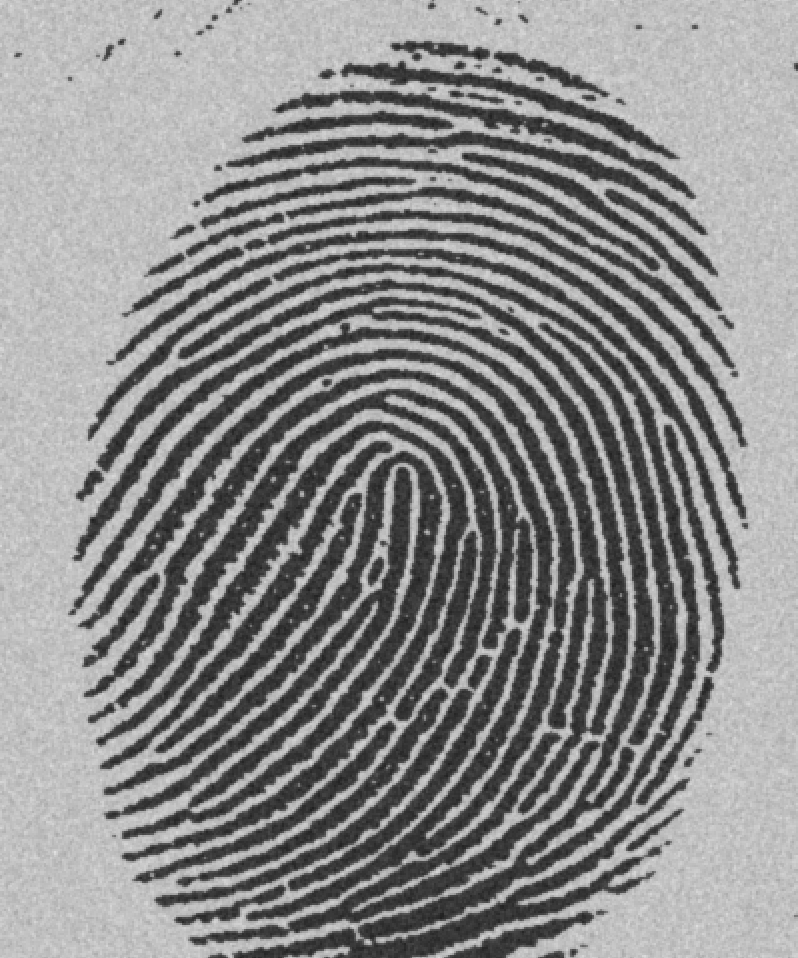
%> input picture Lab4-Morphology-main/Lab4-Morphology-main/assets/fingerprint.tif, 798 x 958 px
$ octave task4.m   (GNU Octave 9; MATLAB toolbox functions it lacks are replaced by stand-ins)
%> lines starting %> are read from the running program, lines starting %| are printed output that depends on the picture; in (x1, y1, x2, y2) boxes, pixels count from 0 and x2, y2 are one past the last pixel; in counts of white or black regions, pixels touching at a corner belong together; the program's own positions count from 1
clear all
close all
f = imread('assets/fingerprint.tif');
%> f is the input picture: size 958x798 uint8; min 29, max 224, mean 140

level = graythresh(f);
%> level = 0.49
BW = imbinarize(f, level);
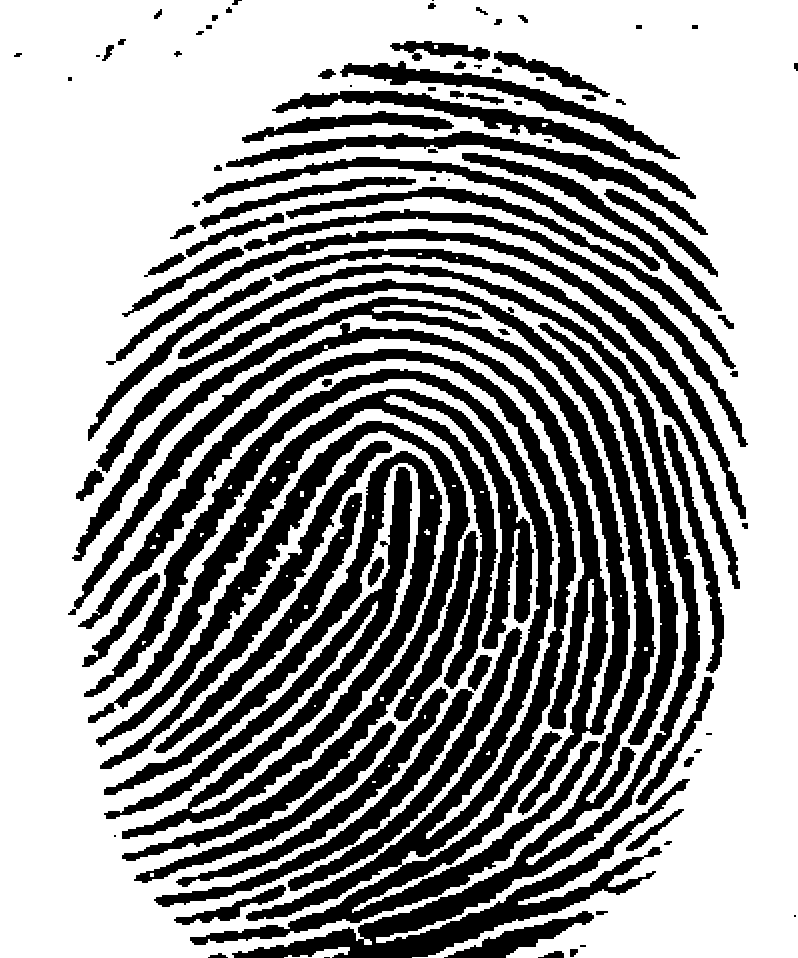
%> BW: size 958x798 logical; 61.9% white; 97 black regions (10 under 20 px), largest, box (x1, y1, x2, y2) and area: (78, 349, 600, 945) 43740, (96, 263, 700, 958) 40222, (68, 297, 630, 815) 29700

for n = 1:5
    % Apply thinning operation with n iterations
    g = bwmorph(BW, 'thin', n);

    % Create a subplot for each thinned image
    subplot(1, 5, n); % Arranges plots in 1 row, 5 columns
    imshow(g); % Display the thinned image
    title(['n = ', num2str(n)]); % Title each subplot with the iteration number
end
%> this loop made 5 passes
%> pass 1, `g = bwmorph(BW, 'thin', n);`:
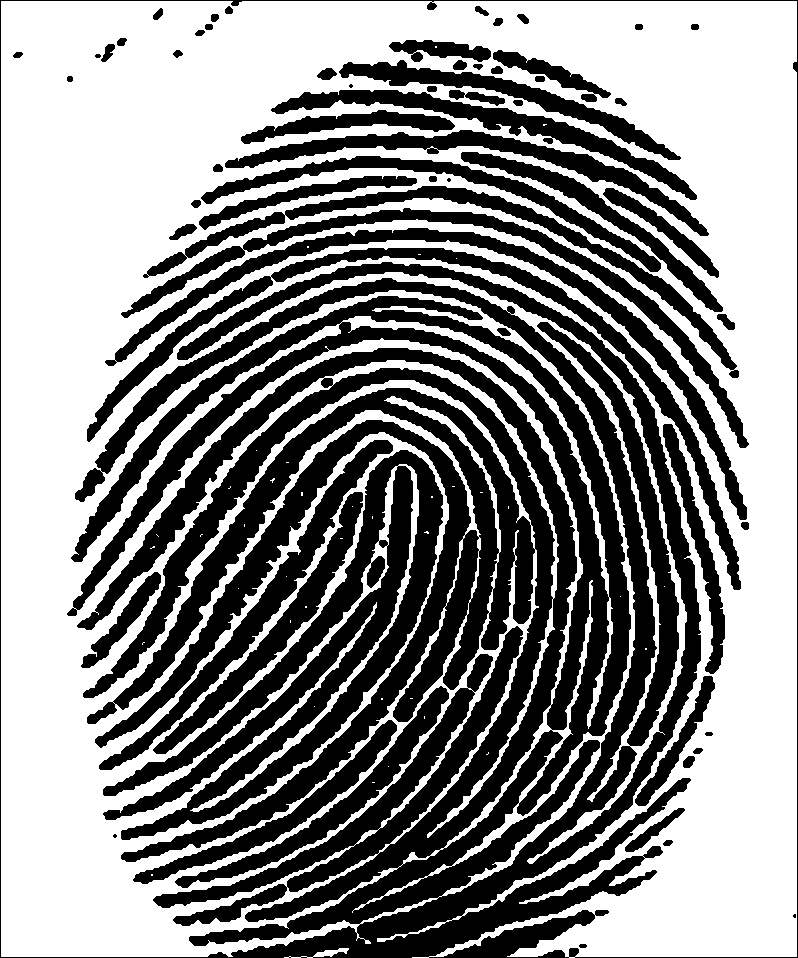
%> g: size 958x798 logical; 54.6% white; 65 black regions (4 under 20 px), largest, box (x1, y1, x2, y2) and area: (0, 0, 798, 958) 205621, (103, 450, 443, 840) 31297, (87, 248, 741, 590) 11107
%> pass 2, `g = bwmorph(BW, 'thin', n);`:
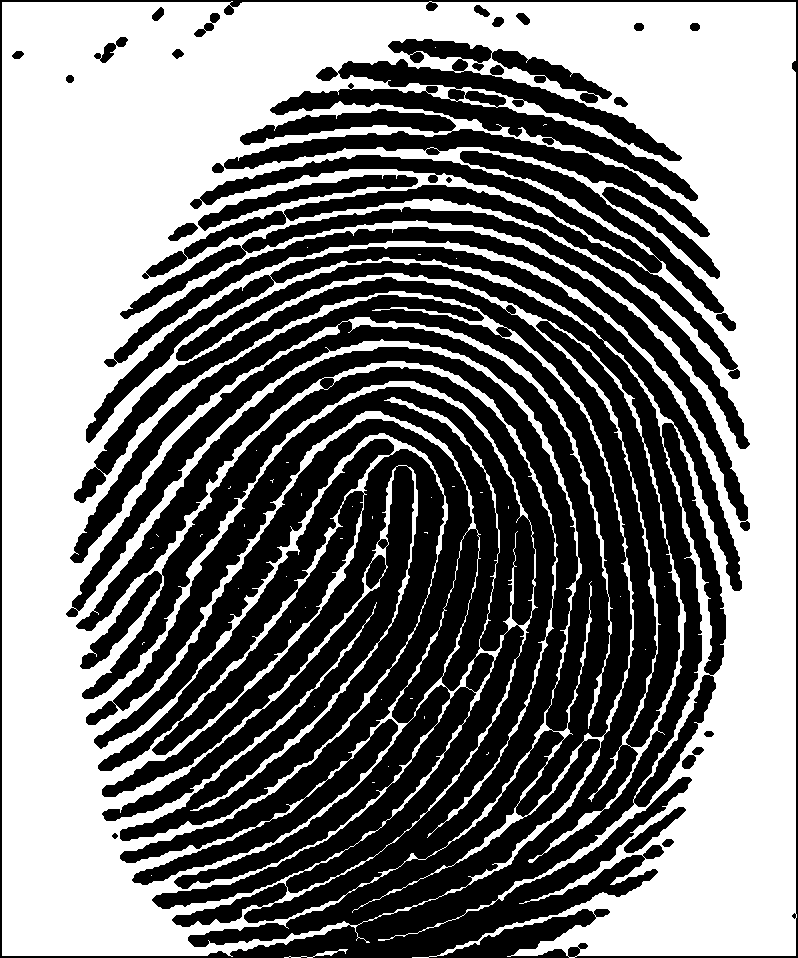
%> g: size 958x798 logical; 48.6% white; 40 white regions (38 under 20 px), largest, box (x1, y1, x2, y2) and area: (2, 1, 797, 958) 371250, (284, 949, 348, 958) 124
%> pass 3, `g = bwmorph(BW, 'thin', n);`:
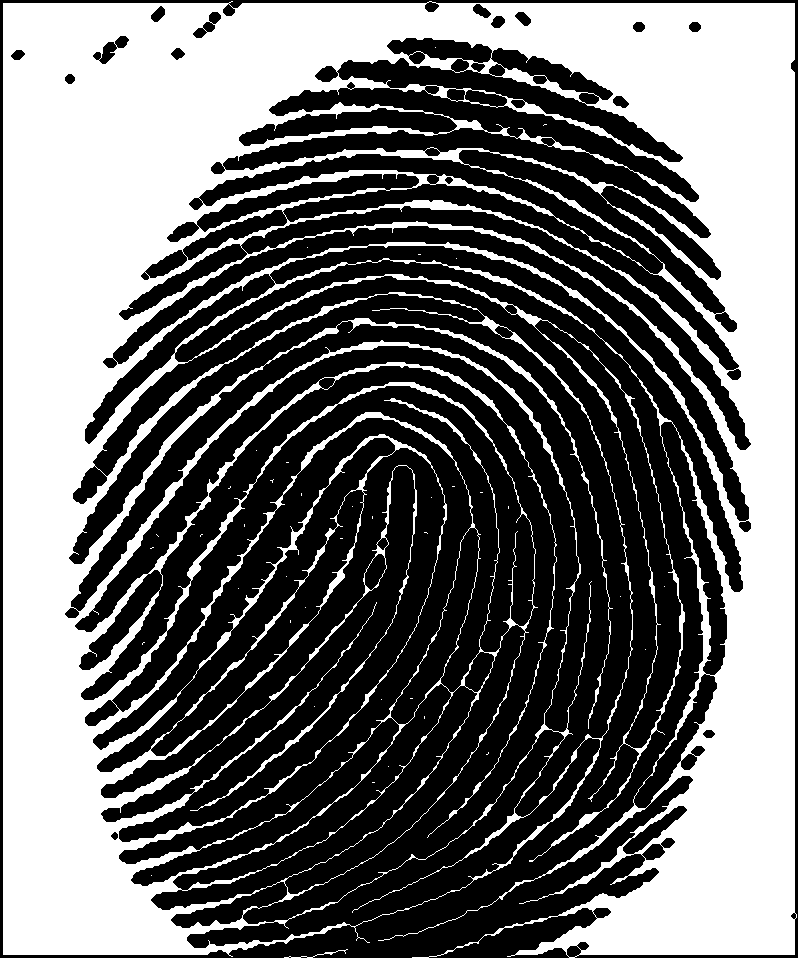
%> g: size 958x798 logical; 43.2% white; 40 white regions (38 under 20 px), largest, box (x1, y1, x2, y2) and area: (3, 1, 797, 958) 329936, (284, 949, 348, 958) 77

sgtitle('Thinning Operations with Different Iterations'); % Super title for the whole figure
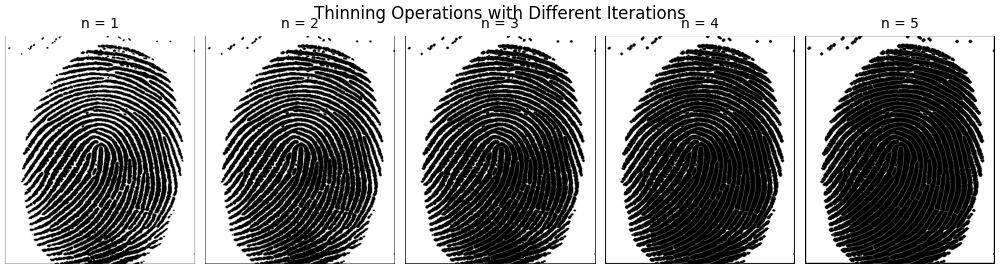
%> figure redrawn from the program's plot data, 5 panels

infinite = bwmorph(BW,'thin', inf);
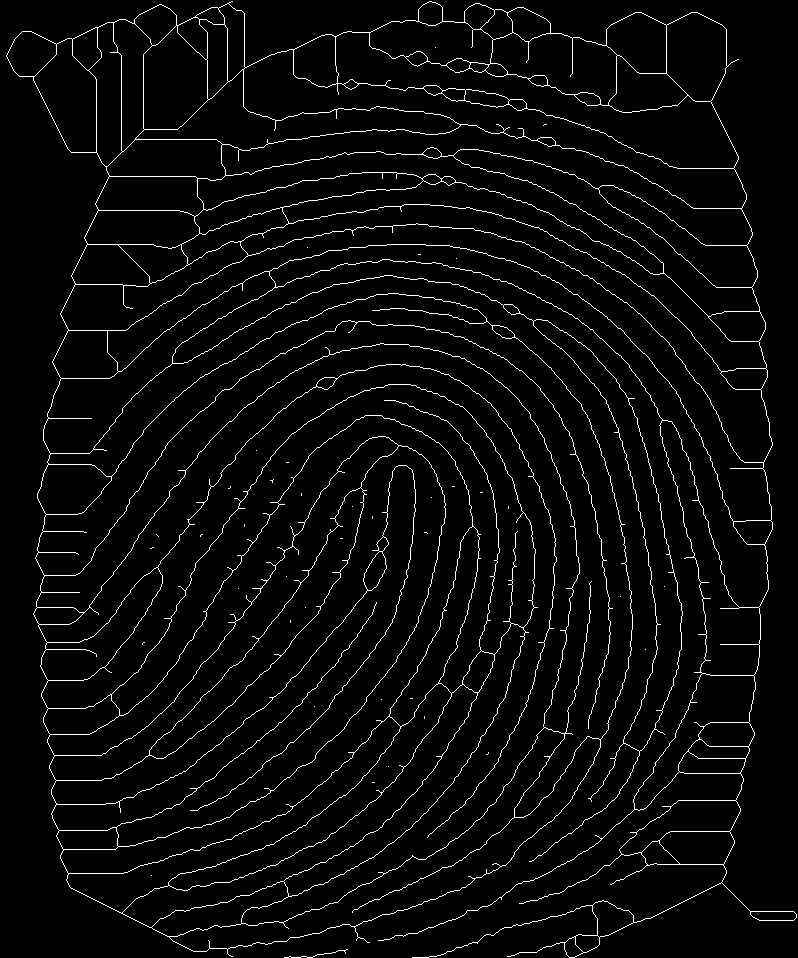
%> infinite: size 958x798 logical; 3.8% white in thin lines or dots
imshow(infinite);
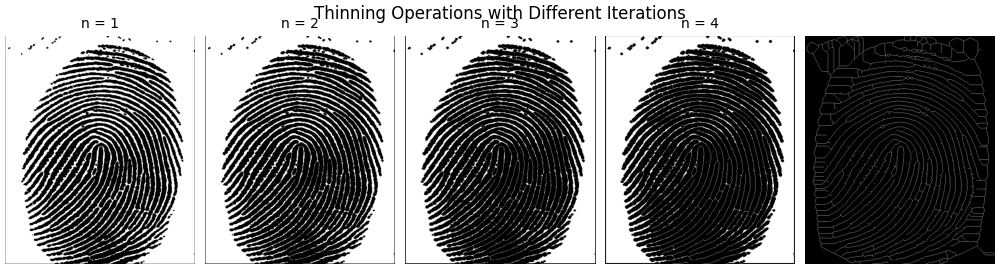
%> figure redrawn from the program's plot data, 5 panels

$ run again, with Lab4-Morphology-main/Lab4-Morphology-main/assets/blobs.tif copied over Lab4-Morphology-main/Lab4-Morphology-main/assets/fingerprint.tif
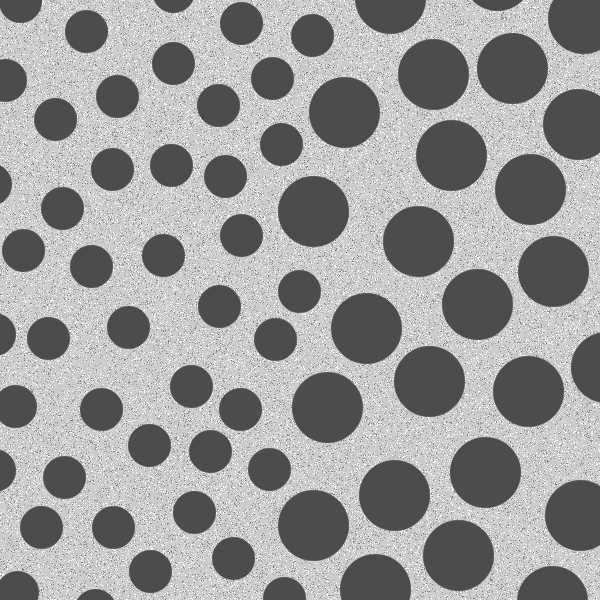
%> input picture Lab4-Morphology-main/Lab4-Morphology-main/assets/blobs.tif, 600 x 600 px
%> f is the input picture: size 600x600 uint8; min 76, max 255, mean 153.6
%> level = 0.557
%> `BW = imbinarize(f, level);`:
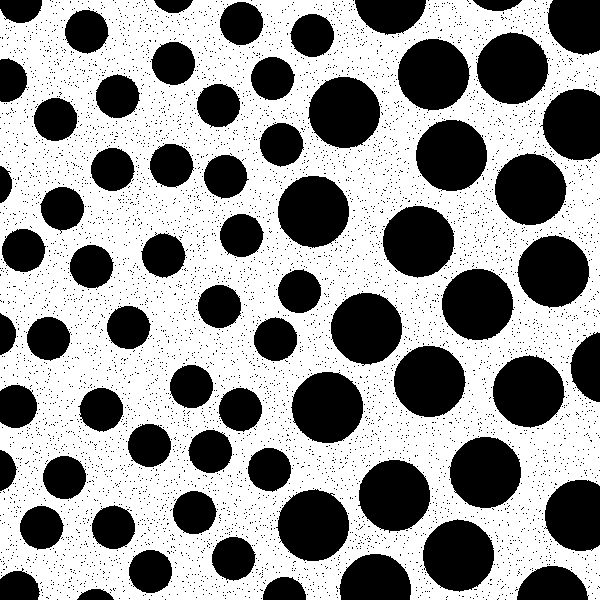
%> BW: size 600x600 logical; 59% white; 5794 black regions (5725 under 20 px), largest, box (x1, y1, x2, y2) and area: (276, 489, 349, 561) 3970, (291, 372, 363, 443) 3966, (476, 32, 549, 104) 3964
%> `infinite = bwmorph(BW,'thin', inf);`:
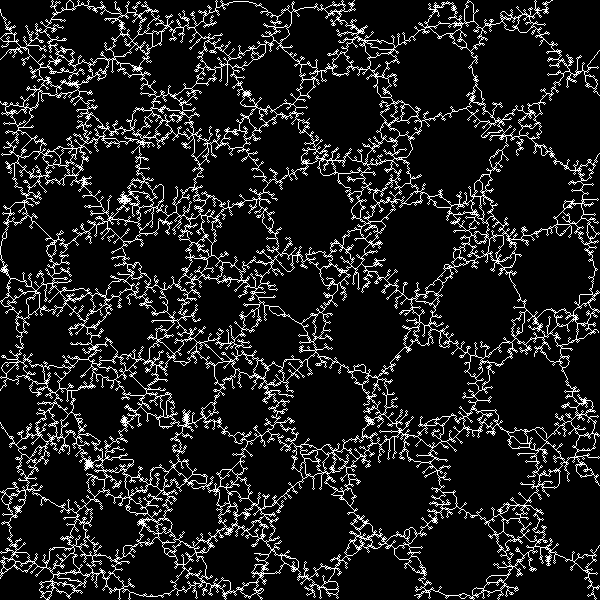
%> infinite: size 600x600 logical; 11.6% white in thin lines or dots

$ run again, with Lab4-Morphology-main/Lab4-Morphology-main/assets/fillings.tif copied over Lab4-Morphology-main/Lab4-Morphology-main/assets/fingerprint.tif
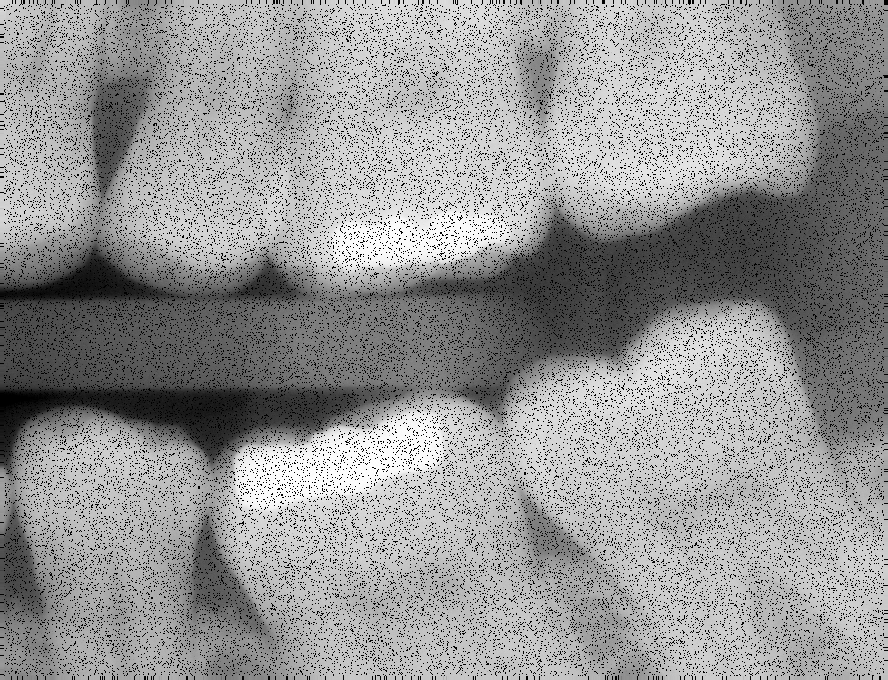
%> input picture Lab4-Morphology-main/Lab4-Morphology-main/assets/fillings.tif, 888 x 680 px
%> f is the input picture: size 680x888 uint8; min 0, max 255, mean 150.1
%> level = 0.486
%> `BW = imbinarize(f, level);`:
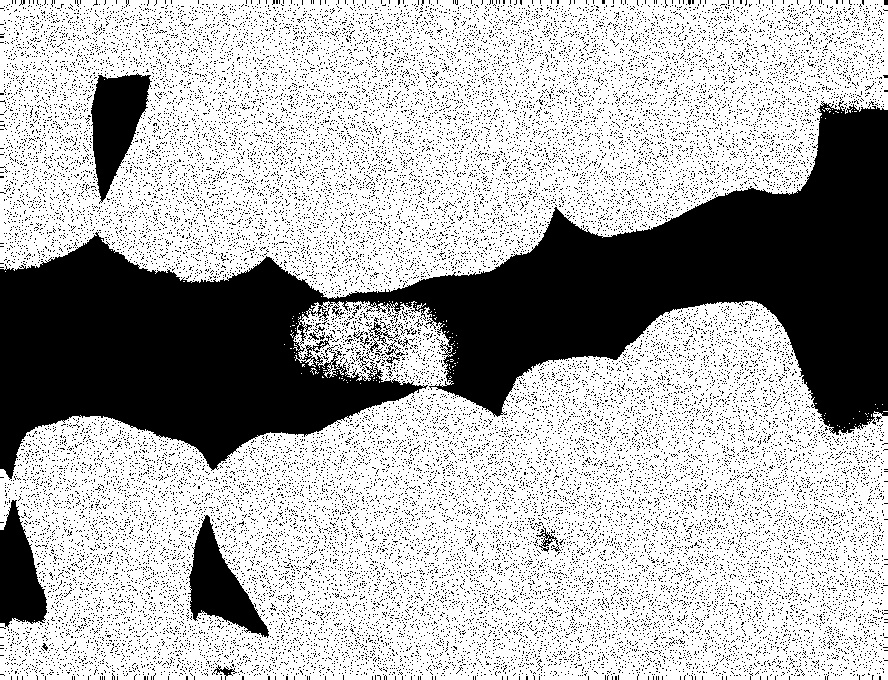
%> BW: size 680x888 logical; 69% white; 28689 black regions (28671 under 20 px), largest, box (x1, y1, x2, y2) and area: (0, 101, 888, 480) 127527, (91, 73, 152, 204) 4489, (188, 515, 269, 638) 4174
%> `infinite = bwmorph(BW,'thin', inf);`:
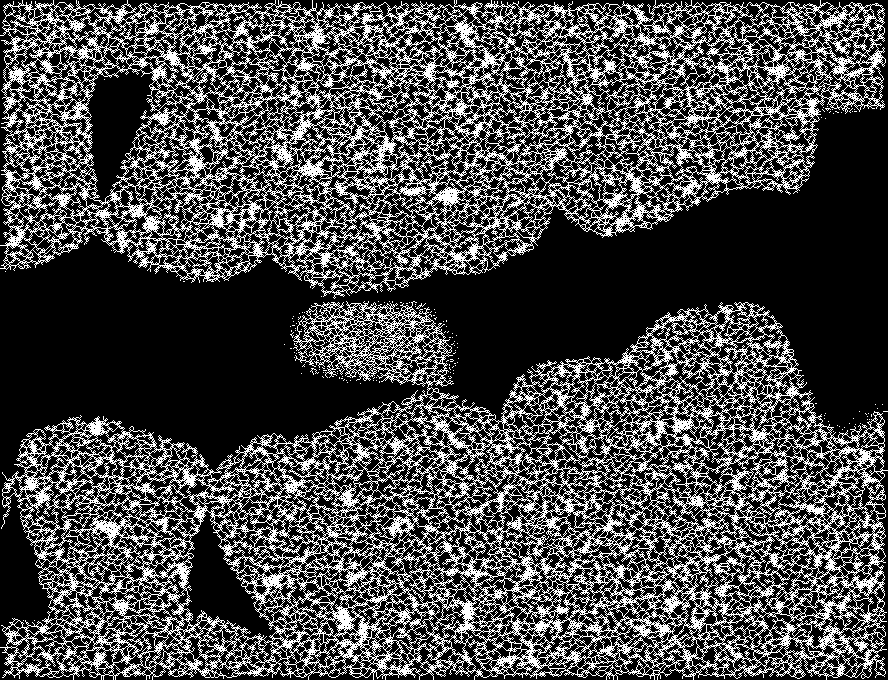
%> infinite: size 680x888 logical; 28.9% white in thin lines or dots
